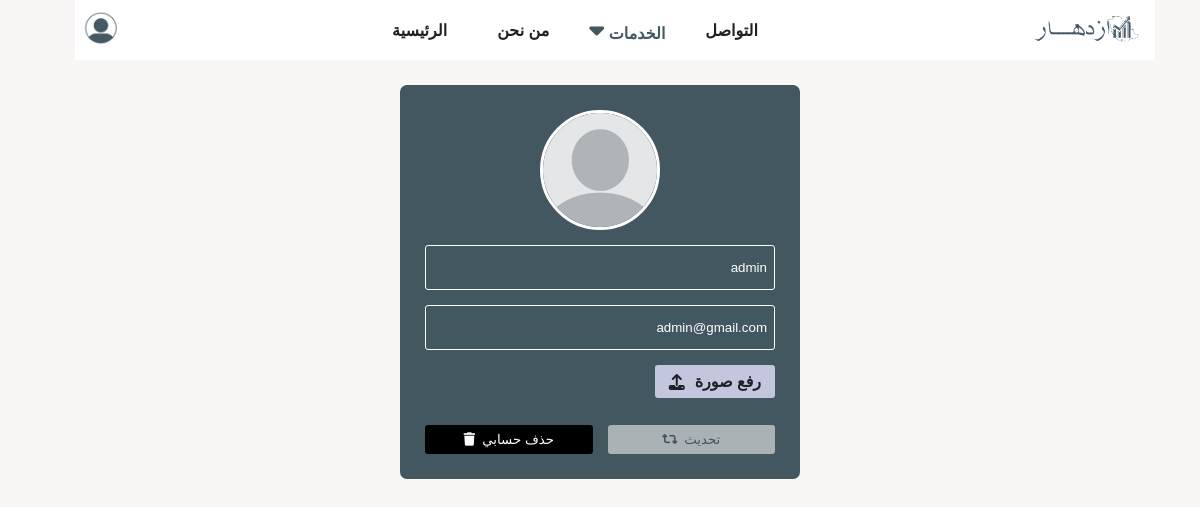
The app's page /profile.php (signed in) with its own data.
### tables this page shows
CREATE TABLE `users` (
  `id` int(11) NOT NULL,
  `username` varchar(255) NOT NULL,
  `email` varchar(255) NOT NULL,
  `password` varchar(255) NOT NULL,
  `image` varchar(255) DEFAULT NULL,
  `created_at` timestamp NOT NULL DEFAULT current_timestamp()
);

### includes/database/database.php (called while the page is built, shortened)
<?php
function selectRows($select, $table, $where, $order, $limit)
{
    global $connect;
    $order = !empty($order) && $order != '*' ? "ORDER BY $order ASC" : '';
    $limit = !empty($limit) && $limit != '*' ? "LIMIT $limit" : '';
    $where = !empty($where) ? "WHERE $where" : '';
    $check = "SELECT $select FROM `$table` $where $order $limit";
    $result = mysqli_query($connect, $check);
    return $limit == 'LIMIT 1' ? mysqli_fetch_assoc($result) : mysqli_fetch_all($result, MYSQLI_ASSOC);
}

### profile.php (the view, shortened to what this page needs)
<?php
include 'init.php';
$do = isset($_GET['do']) ? $_GET['do'] : 'index';
$user_id = $_SESSION['user_id'];
$user = selectRows('*', 'users', "id=$user_id", '', '1');
?>
<?php if ($do == 'index') { ?>
    <section class="profile">
        <div class="image">
            <img src="<?= $upload . $user['image'] ?>" alt="">
        </div>
        <div class="info">
            <form id="profile_form" action="./profile.php?do=update" method="POST" enctype="multipart/form-data">
                <div class="group">
                    <input type="text" name="username" value="<?= $user['username'] ?>">
                </div>
                <div class="group">
                    <input type="email" name="email" value="<?= $user['email'] ?>">
                </div>
                <div class="group">
                    <label for="image">رفع صورة <i class="fas fa-upload"></i></label>
                </div>
                <div class="actions">
                    <button type="submit" name="update" id="profile_submit" class="btn disabled">
                        <span>تحديث</span>
                        <i class="fas fa-retweet"></i>
                    </button>
                    <button class="btn" id="delete_profile">
                        <span>حذف حسابي</span>
                        <i class="fas fa-trash"></i>
                    </button>
                </div>
            </form>
        </div>
    </section>
<?php }

### layout/css/app.css (style rules this page uses)
:root { --whiteColor: #ffffff; --darkColor: #1D2024; --darkHoverColor: #242424; --mainColor: #435760; --hoverColor: #D9DCDE; --mainHoverColor: #c4c6de; --successColor: #66ce32; --errorColor: #ce3c32; --blackColor: #000000; }
* { margin: 0px; padding: 0px; transition: 0.3s; color: var(--mainColor); box-sizing: border-box; text-transform: capitalize; font-family: Arial, Helvetica, sans-serif; }
body { background: #f7f7f7; background: #ededed; background: #f8f7f6; }
img { width: 100%; height: 100%; }
input, input:focus, textarea, textarea:focus, select, select:focus, button, button:focus, input::-webkit-outer-spin-button, input::-webkit-inner-spin-button { direction: rtl; border: none; outline: none; -webkit-appearance: none; color: var(--mainColor); caret-color: var(--mainColor); }
::placeholder { opacity: 0.7; }
.disabled { opacity: 0.6; color: gray; pointer-events: none; }

### records on screen
users: image (placeholder picture), username "admin", email "admin@gmail.com"
